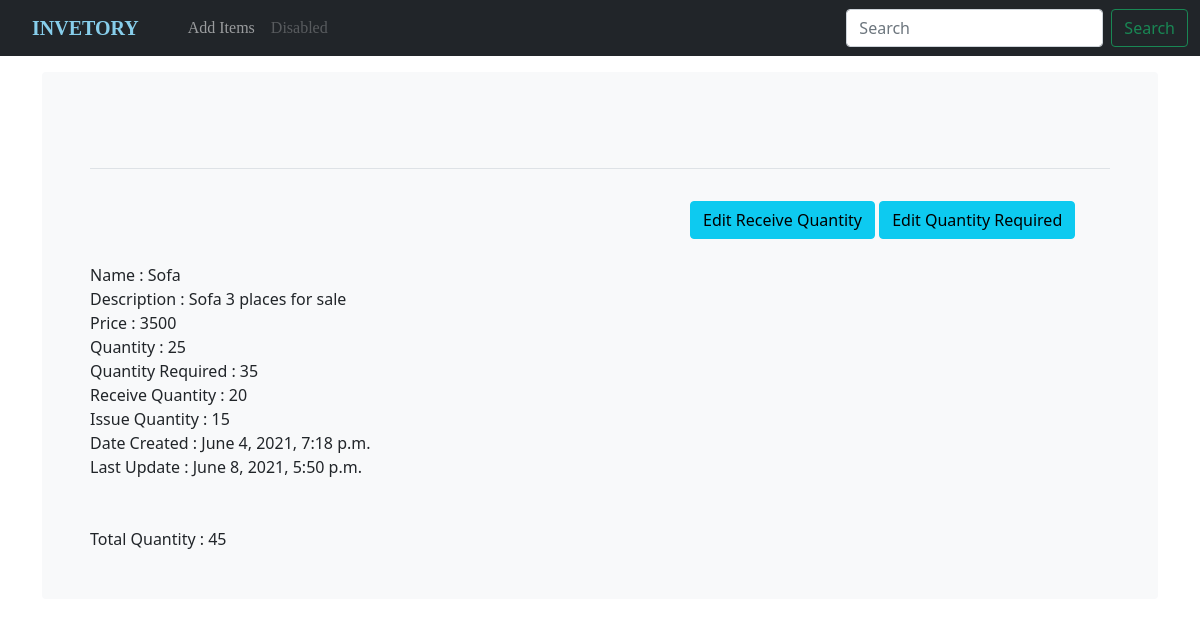
The app's page /stock/3/ with its own data.
### sms_app/models.py (models this page shows, shortened)
class Stock(models.Model):
    name = models.CharField(max_length=30, null=True, blank=True)
    description = models.TextField(default='', null=True, blank=True)
    price = models.IntegerField("Unit Price",null=True, blank=True)
    category = models.CharField('Category', max_length=40, blank=True, null=True, choices=category_choices)
    quantity_before = models.IntegerField(null=True, default=0, blank=True)
    quantity = models.IntegerField(null=True, default=0, blank=False)
    quantity_calc = models.IntegerField('Total Q', null=True, default=0, blank=True)
    image = models.ImageField(upload_to='sms_images/', blank=True, null=True)
    date_created = models.DateTimeField(auto_now_add=True, null=True)
    quantity_required = models.IntegerField('Q Required', blank=False, null=True)
    receive_quantity = models.IntegerField('Q Received', blank=False, null=True)
    receive_by = models.CharField(max_length=30, null=True, blank=True)
    issue_by = models.CharField(max_length=30, null=True, blank=True)
    issue_quantity = models.IntegerField(default=0, null=True, blank=True)
    last_updated = models.DateTimeField(auto_now=True)
    export_to_csv = models.BooleanField(default=False)
    reorder_level = models.IntegerField(default=0, null=True, blank=True)
    tags_id = models.ManyToManyField(Tag, blank=True)
    def _get_quantity(self):
        return self.quantity
    quantity_before = property(_get_quantity)
    def _get_total_quantity(self):
        x = self.quantity + self.receive_quantity
        return x
    quantity_calc = property(_get_total_quantity)
    def _get_issue_by(self):
        return self.receive_by
    issue_by = property(_get_issue_by)
    def _get_issue_quantity(self):
        if self.quantity_required and self.receive_quantity:
            x = self.quantity_required - self.receive_quantity
            return x
    issue_quantity = property(_get_issue_quantity)

### sms_app/views.py (the view)
# urls.py: path('stock/<str:id>/', views.get_stock, name='get_stock'),
def get_stock(request, id):
    try:
        stock = Stock.objects.get(id=id)
    except Stock.DoesNotExist:
        return render(request, 'sms_app/404.html')
    context = {'get_stock': stock}
    return render(request, 'sms_app/get_stock.html', context)

### sms_app/templates/sms_app/get_stock.html
{% extends "sms_app/main.html" %}
{% load static %}
{% block content %}
<div style="margin-left:600px;">
    <a href="{% url 'sms_app:receive_quantity' get_stock.id %}"><div class="btn btn-info">Edit Receive Quantity</div></a>
    <a href="{% url 'sms_app:quantity_required' get_stock.id %}"><div class="btn btn-info">Edit Quantity Required</div></a>
</div>
<br>
Name : {{ get_stock.name}}<br>
Description : {{ get_stock.description}}<br>
Price : {{ get_stock.price}}<br>
Quantity : {{ get_stock.quantity}}<br>
Quantity Required : {{ get_stock.quantity_required}}<br>
Receive Quantity : {{ get_stock.receive_quantity}}<br>
Issue Quantity : {{ get_stock.issue_quantity}}<br>
Date Created : {{ get_stock.date_created}}<br>
Last Update : {{ get_stock.last_updated}}<br>
<br><br>
Total Quantity : {{ get_stock.quantity_calc}}<br>
{% endblock %}

### sms_app/static/css/stylesheet.css (style rules this page uses)
body { background-color:skyblue; }

### records on screen
Stock: name "Sofa", description "Sofa 3 places for sale", price "3500", quantity "25", quantity_required "35", receive_quantity "20", issue_quantity "15", date_created "June 4, 2021, 7:18 p.m.", last_updated "June 8, 2021, 5:50 p.m.", quantity_calc "45"
